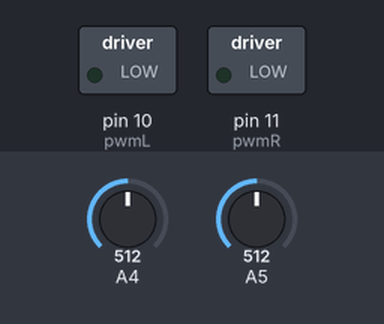
This sketch was run on a simulated Arduino Uno, built with avr-gcc and run on an emulated ATmega328P. Parts: switched loads named in the sketch (green lamp = pin HIGH). The inputs (shaded band) are chosen by the test bench; at power-on: A4 = 512, A5 = 512.

Above: at 1.2 s.
1.3 s: A4 set to 1008
2.8 s: A4 set to 1023
At 3.7 s:
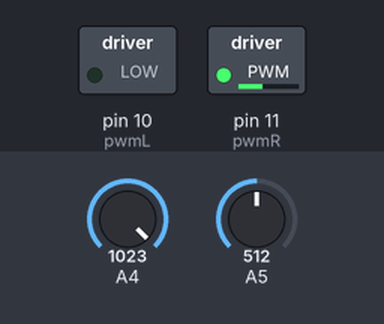
4.3 s: A5 set to 1005
5.8 s: A5 set to 1023
At 7.0 s:
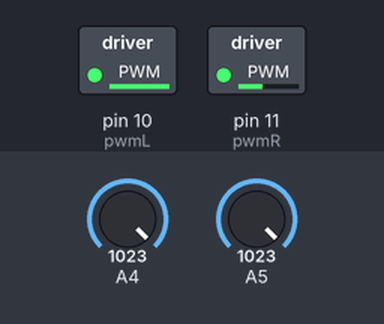
7.3 s: A4 set to 900
At 8.4 s:
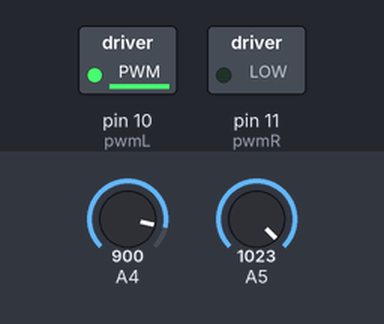
Timing chart, 0 to 9.8 s (numbered marks = the images above; inputs shaded):
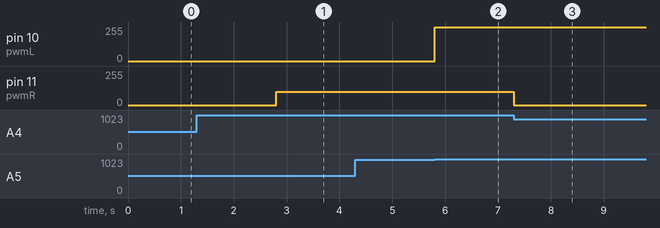

Measured:
- the behaviour switches between 1022 and 1023 on A4 (found by bisection; images 0 and 1)
- the behaviour switches between 1022 and 1023 on A5 (found by bisection; images 1 and 2)
- after the input at 1.3 s, every drawn part: stays the same
- after the input at 2.8 s, pin 11 (pwmR): 0/255 → 100/255 at once
- after the input at 4.3 s, every drawn part: stays the same
- after the input at 5.8 s, pin 10 (pwmL): 0/255 → 254/255 at once
- after the input at 7.3 s, pin 11 (pwmR): 100/255 → 0/255 at once

The sketch:

test_motor_BTS.ino
```cpp
/*
  Управление стробами. Управление с пульта 4 кнопки: A, B, C, D.
  Описание функций кнопок:
  A - Вкл,выкл все горит
  B - вкл,выкл моргает по бокам
  C - вкл,выкл быстрого моргания как у ментов
*/
int pwmL = 10;
int pwmR = 11;

void setup()
{
  Serial.begin(9600);
  pinMode(pwmL, OUTPUT);


}

void loop()
{
  int sensorValue = analogRead(A5);
  if (sensorValue == 1023) {

    analogWrite(pwmL, 254);
  } else {
    analogWrite(pwmL, 0);
  }
  int sensorValue2 = analogRead(A4);
  if (sensorValue2 == 1023) {

    analogWrite(pwmR, 100);
  } else {
    analogWrite(pwmR, 0);
  }
  //  digitalWrite(en_a, HIGH);
  //  digitalWrite(en_b, HIGH);
  //  analogWrite(pwmL, 254);
  //  delay(2000);
  //  analogWrite(pwmL, 0);
  //  analogWrite(pwmR, 100);
  //  delay(1500);
  //  analogWrite(pwmR, 0);
  //  while (1);
}
```
